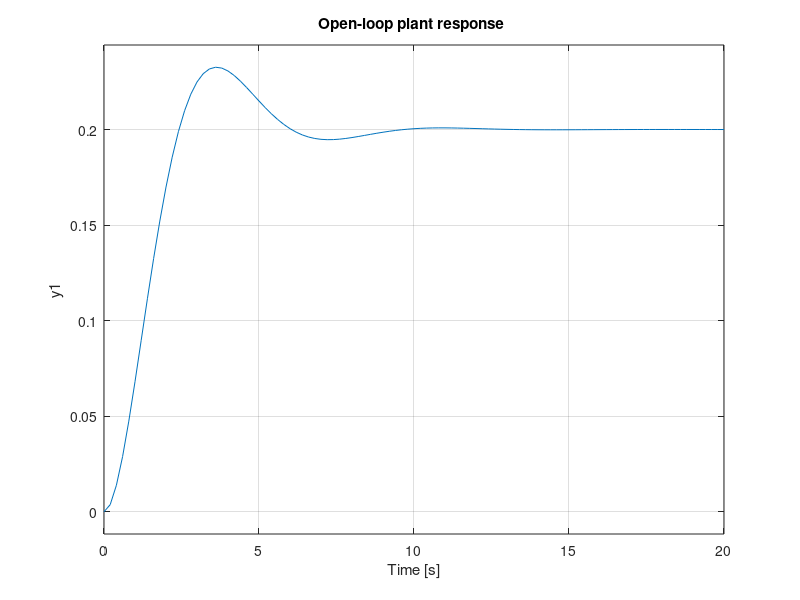

Recreate this plot in MATLAB. (Note: this script raises an error after producing the figure.)
clc;
clear;
close all;

s =tf('s');

disp("Enter mass(m)-spring(k)-damper(c) plant parameters");
m = input('Enter mass m   : ');
c = input('Enter damping c: ');
k = input('Enter spring k : ');

% Create the transfer function for the mass-spring-damper system
G = (1/(m*s^2 + c*s + k));
disp('Plant transfer function G(s): ');
G
disp('plant poles:');

figure;
step(G);
grid on;
title('Open-loop plant response ');

disp('Select controller type:');
disp('0 -> open loop');
disp('1 -> P controller');
disp('2 -> PI controller');
disp('3 -> PID controller');

ctype = input('Enter controller choice : ');
switch ctype
    case 0
        c = 1;
        disp('Open loop selected ');
    case 1
        kp =input('Enter kp : ');
        c = kp;
        disp('P controller selected ');
    case 2
        kp = input('Enter Kp: ');
        ki = input('Enter Ki: ');
        c =kp + ki/s;
        disp('PI controller selected');
    case 3
        kp = input('Enter Kp: ');
        ki = input('Enter Ki: ');
        kd = input('Enter kd: ');
       
        c =kp + ki/s +kd*s;
        disp('PID controller selected');
    otherwise 
        error('Invalid controller selection');
end
disp('Simulation inputs ');
dist_amp = input('Enter disturbance amplitude: ');
t_end = input('Enter simulation end time :');
t = 0:0.01:t_end;

r = zeros(size(t));
d = dist_amp*ones(size(t));

Tr = feedback(c*G, 1);
Td = feedback(G, c);
yr = lsim(Tr, r, t);
yd = lsim(Td, d, t);

y = yr+yd;
figure;
plot(t,y,'LineWidth',1.5);
grid on;
xlabel('Time(s)');
ylabel('Output');
title('Closed-loop response');


 
